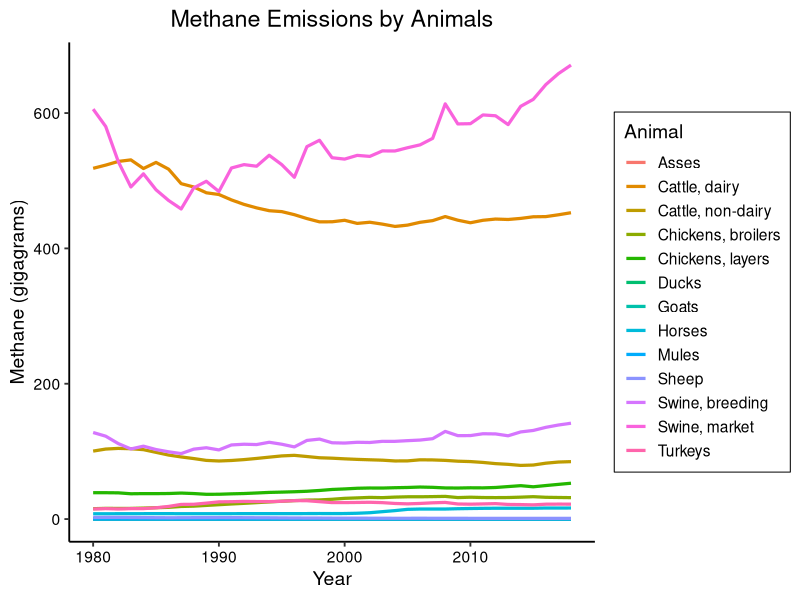
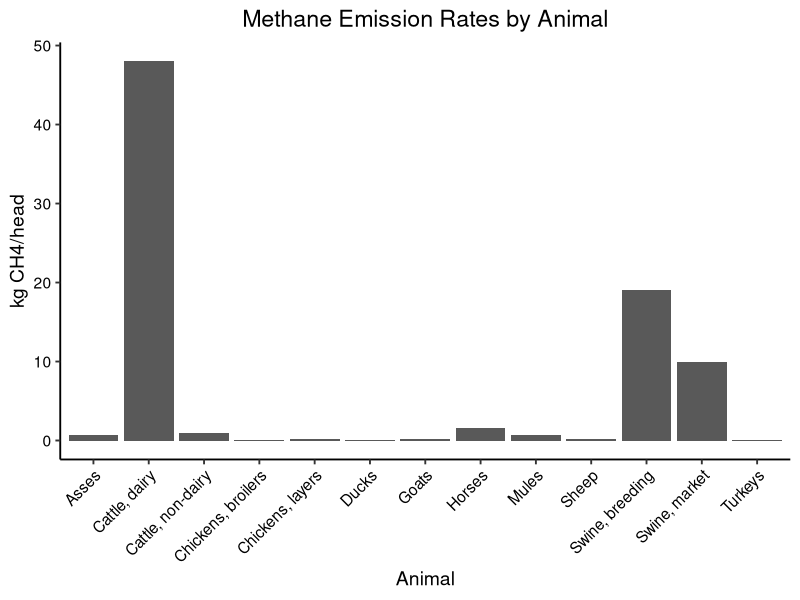
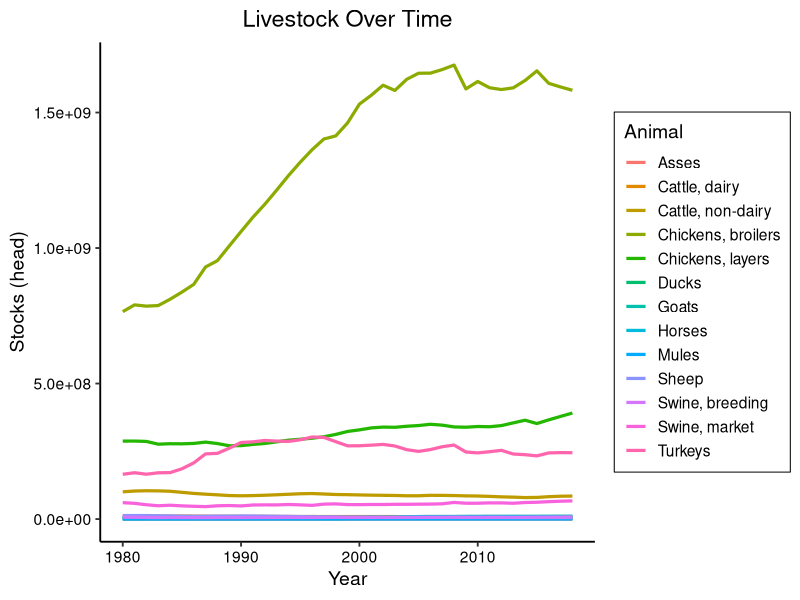
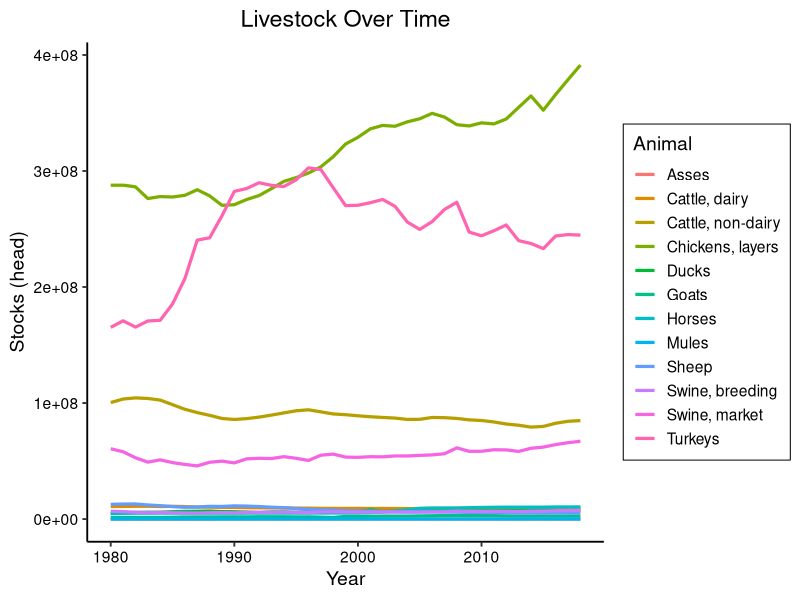

Source code (R) for these figures, in order:
## ---- chunk 1
knitr::opts_chunk$set(echo = TRUE)
## ---- chunk 2
library(tidyverse)
library(ggplot2)
Poop_raw <- read.csv("./Data/Raw/FAOSTAT_data_1980_2050.csv", stringsAsFactors = TRUE)
#filtering just for the columns we want
Poop_filtered <- Poop_raw %>% 
  select(Element, Item, Year:Value)
#filtering for only total CH4 (methane)
Poop_CH4 <- Poop_filtered %>% 
  filter(Element == "Emissions (CH4) (Manure management)")
## ---- chunk 3
#set theme
mytheme <- theme_classic(base_size = 14) + 
  theme(axis.text = element_text(color = "black"), 
        legend.position = "right", 
        legend.box.background = element_rect(color="black"), legend.background = element_blank(),  
        plot.title=element_text(hjust = 0.5))
#makes font size bigger, puts legend on right, puts box around legend, centers title in middle
theme_set(mytheme) #setting for all subsequent plots
## ---- chunk 4
#making summary tables of CH4 data
summary(Poop_CH4)
range(Poop_CH4$Value)
mean(Poop_CH4$Value)
unique(Poop_CH4$Item)


## ---- chunk 5
#filter to remove projected data (remove empty years) 
CH4_time <- Poop_CH4 %>% 
  filter(Year %in% c(1980:2018))

#simple visualization of methane emissions from animals 
CH4_plot <- ggplot(CH4_time, aes(x=Year, y=Value, color=Item))+
  geom_line(size=1.1)+
  labs(y="Methane (gigagrams)", title = "Methane Emissions by Animals", col="Animal")
print(CH4_plot)
## ---- chunk 6
#making a filtered dataset for the rate
Poop_CH4_rate <- Poop_filtered %>% 
  filter(Element == "Implied emission factor for CH4 (Manure management)") 
## ---- chunk 7
#making dataset for one year for visualization purposes
Poop_rate_1year <- Poop_CH4_rate %>% 
  filter(Year == "1980")
#making barplot
Rate_barplot <- ggplot(data=Poop_rate_1year, aes(x=Item,y= Value))+
  geom_bar(stat="identity")+
  theme(axis.text.x = element_text(angle=45, hjust=1))+
  labs(title="Methane Emission Rates by Animal", x = "Animal", y = "kg CH4/head")
Rate_barplot
## ---- chunk 8
#making lineplot to show head of animals over time
#filtering for only stocks (head of animals) and exclude future years
Stocks <- Poop_filtered %>% 
  filter(Element == "Stocks") %>% 
  filter(Year %in% c(1980:2018))

#full lineplot to show head of animals over time
Stock_plot <- ggplot(Stocks, aes(x=Year, y=Value, color=Item))+
  geom_line(size=1.1)+
  labs(y="Stocks (head)", title = "Livestock Over Time", col="Animal")
print(Stock_plot)

#making lineplot without chickens for better visualization
Stock_nochix <- Stocks %>% 
  filter(Item %in% c("Asses", "Cattle, dairy", "Cattle, non-dairy", "Chickens, layers", "Ducks", "Goats", "Horses", "Mules", "Sheep", "Swine, breeding", "Swine, market", "Turkeys") )

Stock_plot_nochix <- ggplot(Stock_nochix, aes(x=Year, y=Value, color=Item))+
  geom_line(size=1.1)+
  labs(y="Stocks (head)", title = "Livestock Over Time", col="Animal")
print(Stock_plot_nochix)



